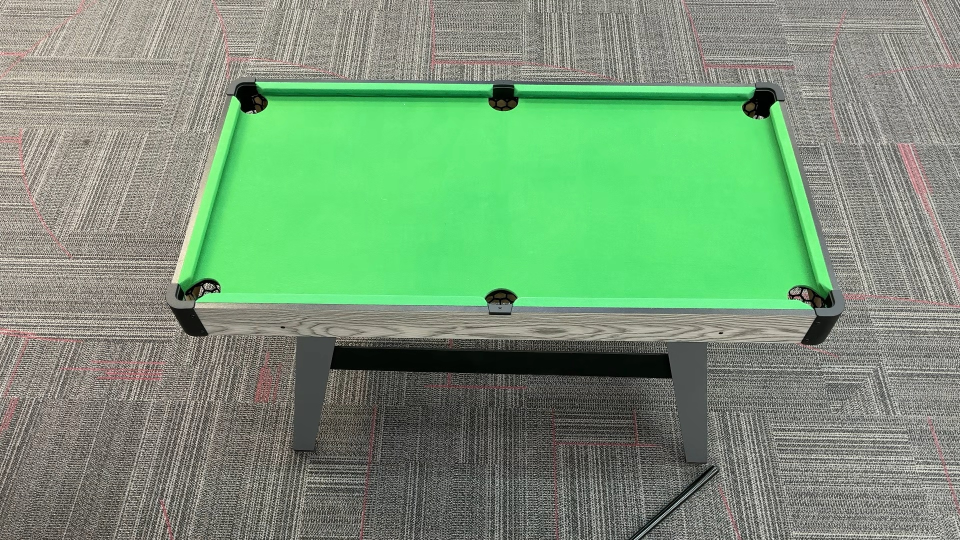
#> input picture runs/2026-02-23_11-01-49/ref.jpeg, 1920 x 1080 px (shown at 1/2 size)
$ python -i ball_detection_test.py   (imports and definitions only)
#> lines starting #> are read from the running program, lines starting #| are printed output that depends on the picture; after the words box and inside, x2 and y2 are one past the last pixel; in counts of white or black regions, pixels touching at a corner belong together
#> further down, picture is the input picture: shape (1080, 1920, 3); mean B, G, R 118.8, 151.3, 119.9
### services/scene_understanding.py
import cv2
import numpy as np
import matplotlib.pyplot as plt
from core import config


def masking(img):

    # step 1: mask green thresholding
    blurred = cv2.GaussianBlur(img, (7, 7), 0)
    hsv = cv2.cvtColor(blurred, cv2.COLOR_BGR2HSV)
#> hsv: shape (1080, 1920, 3); mean H, S, V 39.2, 54.7, 153.6
    lower_green = np.array([60, 0, 0])
    upper_green = np.array([73, 255, 255])
    mask = cv2.inRange(hsv, lower_green, upper_green)
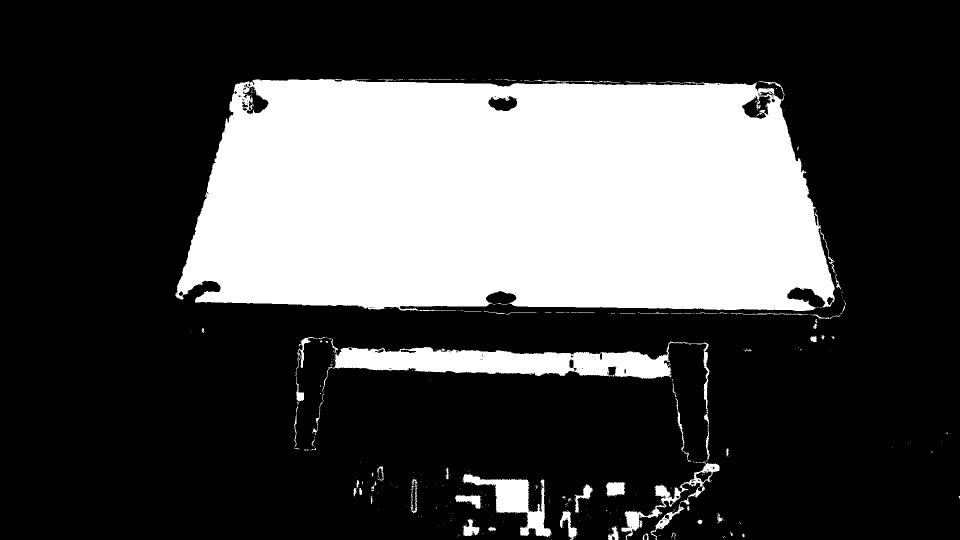
#> mask: shape (1080, 1920) (shown at 1/2 size); 28% white; 448 white regions (379 under 20 px), largest, box (x1, y1, x2, y2) and area: (351, 157, 1670, 622) 529742, (657, 677, 1419, 923) 28963, (925, 947, 1104, 1074) 7400
    if mask is None or mask.size == 0:
        print("Error: Could not create mask.")
        return None

    #step 2: morphology open to remove noise
    kernel = cv2.getStructuringElement(cv2.MORPH_ELLIPSE, (15, 15))
    final_mask = cv2.morphologyEx(mask, cv2.MORPH_OPEN, kernel)
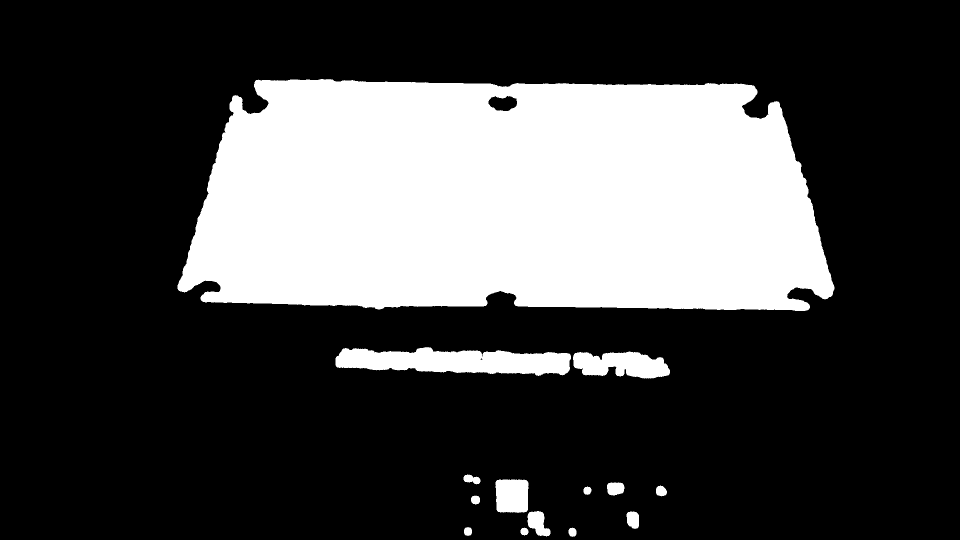
#> final_mask: shape (1080, 1920) (shown at 1/2 size); 27.1% white; 14 white regions

    return final_mask


# [42 lines left out: functions compute_homography_from_corners, show_hue_histogram, not called in this run]

### DIFFERENT VERSION WITH CANNY + HOUGH ###

def compute_intersection(line1, line2):
    """
    Finds the intersection of two lines given in Hesse normal form (rho, theta).
    Returns [x, y] or None if lines are parallel.
    """
    rho1, theta1 = line1[0]
    rho2, theta2 = line2[0]

    # Set up the linear system:
    # x * cos(theta) + y * sin(theta) = rho
    A = np.array([
        [np.cos(theta1), np.sin(theta1)],
        [np.cos(theta2), np.sin(theta2)]
    ])
    b = np.array([[rho1], [rho2]])

    # If determinant is 0, lines are parallel
    if np.abs(np.linalg.det(A)) < 1e-10:
        return None

    # Solve for [x, y]
    x0, y0 = np.linalg.solve(A, b)
    return [x0[0], y0[0]]

def order_points(pts):
    """
    Orders points in [top-left, top-right, bottom-right, bottom-left] order.
    """
    pts = np.array(pts, dtype="float32")
    rect = np.zeros((4, 2), dtype="float32")

    # Sum of (x, y) - Top-Left has min sum, Bottom-Right has max sum
    s = pts.sum(axis=1)
    rect[0] = pts[np.argmin(s)]
    rect[2] = pts[np.argmax(s)]

    # Diff of (x, y) - Top-Right has min diff (x-y), Bottom-Left has max diff
    diff = np.diff(pts, axis=1)
    rect[1] = pts[np.argmin(diff)]
    rect[3] = pts[np.argmax(diff)]

    return rect


def get_table_corners(image):
    """Detect the 4 table corners from an image using Hull -> Canny -> Hough."""

    # --- Standard loading checks ---
    if isinstance(image, str):
        img = cv2.imread(image)
        if img is None: return None
    elif isinstance(image, np.ndarray):
        img = image
    else:
        return None

    # Get the Mask & Hull
    final_mask = masking(img)
    contours, _ = cv2.findContours(final_mask, cv2.RETR_EXTERNAL, cv2.CHAIN_APPROX_SIMPLE)
#> contours = 14 contours; largest, box (x1, y1, x2, y2) and area: (355, 158, 1669, 622) 525296, (671, 694, 1142, 752) 18233, (1146, 703, 1340, 757) 7321, (991, 959, 1057, 1026) 4023, (1055, 1022, 1101, 1073) 1384
    if not contours: return None
    table_contour = max(contours, key=cv2.contourArea)
#> table_contour = contour of 1239 points, box (x1, y1, x2, y2) (355, 158, 1669, 622), area 525296
    hull = cv2.convexHull(table_contour)
#> hull = contour of 35 points, box (x1, y1, x2, y2) (355, 158, 1669, 622), area 546314

    # --- Gradient Analysis ---

    # 2. Draw Hull on a blank canvas (1px wide)
    hull_canvas = np.zeros_like(final_mask)
    cv2.drawContours(hull_canvas, [hull], -1, 255, 1)
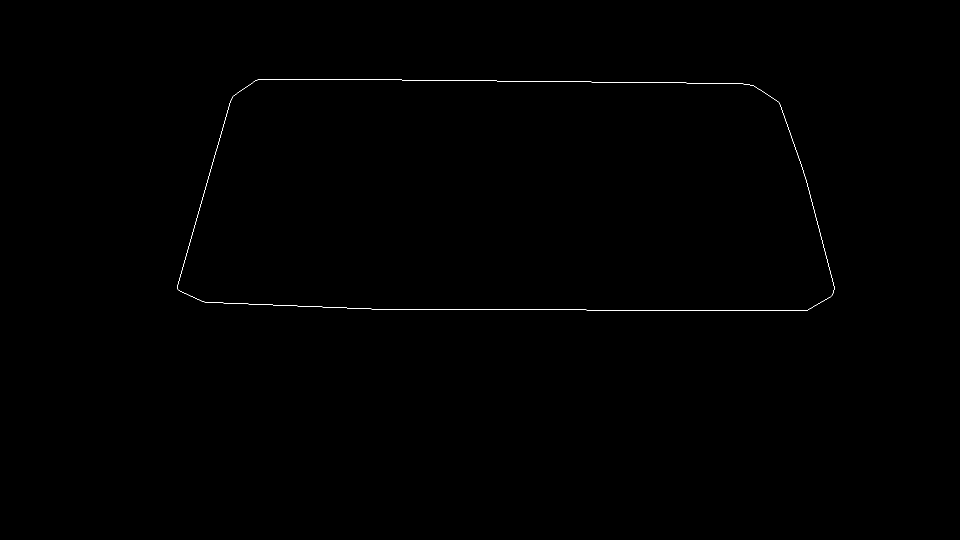
#> hull_canvas: shape (1080, 1920) (shown at 1/2 size); 0.15% white in thin lines or dots, all inside (x1, y1, x2, y2) = (355, 158, 1669, 622)

    # Dilate hull to create a "search zone" for gradients
    kernel_dilate = cv2.getStructuringElement(cv2.MORPH_ELLIPSE, (5, 5))
    gradient_mask = cv2.dilate(hull_canvas, kernel_dilate, iterations=1)
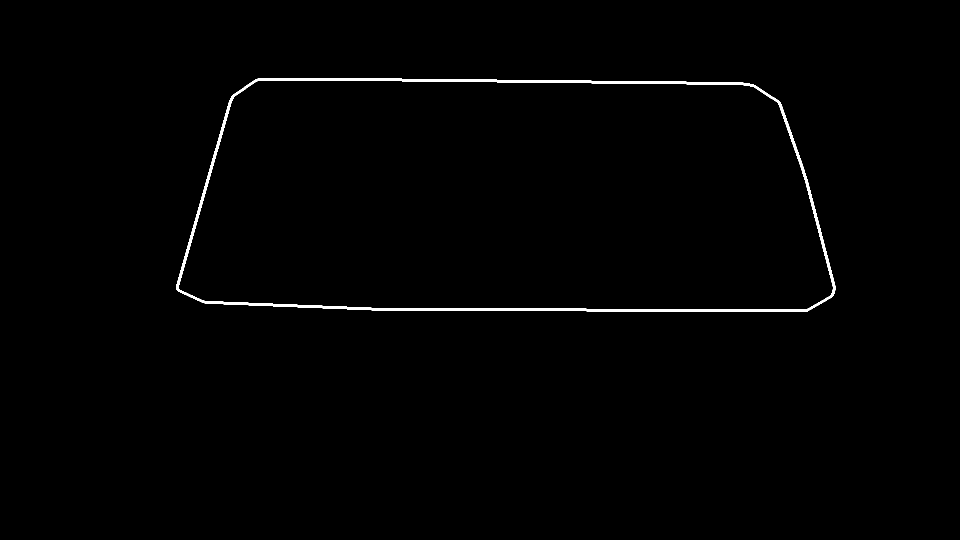
#> gradient_mask: shape (1080, 1920) (shown at 1/2 size); 0.79% white; 1 white region, box (x1, y1, x2, y2) and area: (353, 156, 1671, 624) 16404

    # DEBUG : show mask
    # cv2.imshow("Gradient Search Zone", gradient_mask)
    # cv2.waitKey(0)

    # --- Targeted Hough Transform ---

    # for horizontal lines seperate bottom and top search
    x, y, w, h = cv2.boundingRect(hull)
#> x = 355; y = 158; w = 1314; h = 464
    mid_y = y + h // 2
#> mid_y = 390
    top_mask = gradient_mask.copy()
    top_mask[mid_y:, :] = 0
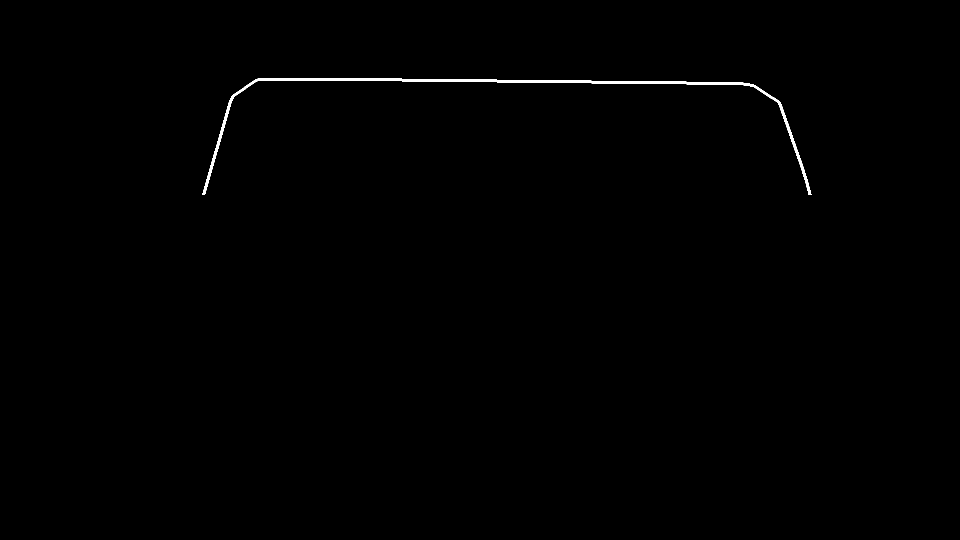
#> top_mask: shape (1080, 1920) (shown at 1/2 size); 0.37% white; 1 white region, box (x1, y1, x2, y2) and area: (405, 156, 1623, 390) 7680
    bottom_mask = gradient_mask.copy()
    bottom_mask[:mid_y, :] = 0
#> bottom_mask: shape (1080, 1920); 0.42% white; 1 white region, box (x1, y1, x2, y2) and area: (353, 390, 1671, 624) 8724

    ranges_deg = [(0,20) , (160,180) , (85,95) , (85,95)] # right, left, top, bottom
    edges = [gradient_mask,gradient_mask,top_mask,bottom_mask]
    threshold = 100

    lines = []
    for i, (min_deg, max_deg) in enumerate(ranges_deg):

        # Convert to radians
        min_theta = np.deg2rad(min_deg)
        max_theta = np.deg2rad(max_deg)

        # Run Hough Transform constrained to the range
        Hough_lines = cv2.HoughLines(
            edges[i],
            rho=1,
            theta=np.pi/180,
            threshold=threshold,
            min_theta=min_theta,
            max_theta=max_theta
        )

        # Find the "Best" line in this batch
        if Hough_lines is not None and len(Hough_lines) > 0:
            best_line = Hough_lines[0] # Take the strongest one
            lines.append(best_line)

            rho, theta = best_line[0]
            #print(f"Range {min_deg}-{max_deg}°: Found line at {np.rad2deg(theta):.2f}°")
        else:
            print(f"Range {min_deg}-{max_deg}°: No line found.")
#> this loop made 4 passes
#> (rho, theta) on passes 1 to 4: (500, 0.279), (-1448, 2.86), (144, 1.59), (619, 1.57)
#> (the rest of the program and of its run is left out)
